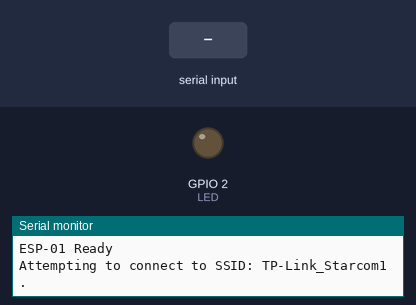
Recording of a sketch running on a simulated ESP8266 (NodeMCU). Parts: output pins drawn as LEDs (lit = HIGH), the last lines printed to the serial monitor. The test bench sets the inputs (shaded band). WiFi joins after 1.5 s; servers stay silent unless stated.

Above: at 0.1 s.
At 10.8 s:
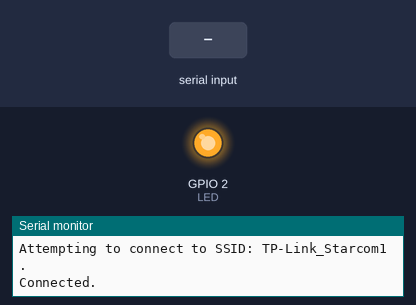
10.9 s: "1\n" received over Serial
Timing chart, 0 to 13.9 s (numbered marks = the images above; inputs shaded):
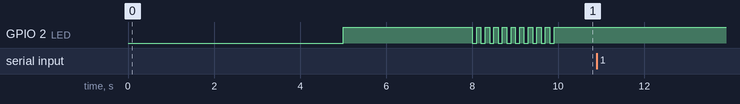

The sketch:

DHT_STM32_ESP8266_Thinkspeak.ino
```cpp
// (licence header left out)
// #include <ESP8266WiFi.h>
// #include <stdio.h>
// #include <stdint.h>
// #define LED 2
// #define RX_BUF_SIZE 10  //for UART
// #include "secrets.h"
// #include "ThingSpeak.h"  // always include thingspeak header file after other header files and custom macros


// volatile char rxData[RX_BUF_SIZE];
// char buffer[RX_BUF_SIZE];
// uint8_t idx = 0;

// char ssid[] = SECRET_SSID;  // your network SSID (name)
// char pass[] = SECRET_PASS;  // your network password
// int keyIndex = 0;           // your network key Index number (needed only for WEP)
// WiFiClient client;

// unsigned long myChannelNumber = SECRET_CH_ID;
// const char* myWriteAPIKey = SECRET_WRITE_APIKEY;

// int number = 0;

// void setup()
// {
//   Serial.begin(9600);  // Initialize serial
//   while (!Serial)
//   {
//     ;  // wait for serial port to connect. Needed for Leonardo native USB port only
//   }
//   Serial.println("ESP-01 Ready");
//   pinMode(LED, OUTPUT);

//   WiFi.mode(WIFI_STA);
//   ThingSpeak.begin(client);  // Initialize ThingSpeak
// }

// void loop()
// {

//   // Connect or reconnect to WiFi
//   if (WiFi.status() != WL_CONNECTED)
//   {
//     Serial.print("Attempting to connect to SSID: ");
//     Serial.println(SECRET_SSID);
//     while (WiFi.status() != WL_CONNECTED)
//     {
//       WiFi.begin(ssid, pass);  // Connect to WPA/WPA2 network. Change this line if using open or WEP network
//       digitalWrite(LED, LOW);
//       Serial.print(".");
//       delay(5000);
//     }
//     digitalWrite(LED, HIGH);
//     delay(3000);
//     for (int i = 0; i < 10; i++)
//     {
//       digitalWrite(LED, LOW);
//       delay(100);
//       digitalWrite(LED, HIGH);
//       delay(100);
//     }
//     digitalWrite(LED, HIGH);
//     Serial.println("\nConnected.");
//   }

//   while (Serial.available())
//   {
//     char c = Serial.read();

//     if (c == '\n' || c == '\r')
//     {
//       if (idx > 0)
//       {
//         rxData[idx] = '\0';

//         // Copy from volatile → normal buffer
//         memcpy(buffer, (const char*)rxData, idx + 1); // include '\0'

//         Serial.print("Received String: ");
//         Serial.println(buffer);
//         // Write to ThingSpeak. There are up to 8 fields in a channel, allowing you to store up to 8 different
//         // pieces of information in a channel.  Here, we write to field 1.
//         int x = ThingSpeak.writeField(myChannelNumber, 1, String(buffer), myWriteAPIKey);
//         if (x == 200)
//         {
//           Serial.println("Channel update successful.");
//           digitalWrite(LED, LOW);
//           delay(100);
//           digitalWrite(LED, HIGH);
//           delay(100);
//         }
//         else
//         {
//           Serial.println("Problem updating channel. HTTP error code " + String(x));
//         }
//         idx = 0;
//       }
//       delay(20000);  // Wait 20 seconds to update the channel again
//     }
//     else
//     {
//       if (idx < RX_BUF_SIZE - 1)
//       {
//         rxData[idx++] = c;
//       }
//     }
//   }
// }

//01_START.----The below code is working-------------
/*
It uses if condition to send data to thinkspeak for every 20 seconds
the 20 seconds are not alligned
so im trying to allign in 02 code which i will write below
*/
// #include <ESP8266WiFi.h>
// #include <stdio.h>
// #include <stdint.h>
// #define LED 2
// #define RX_BUF_SIZE 64

// volatile char rxBuffer[RX_BUF_SIZE];
// volatile uint8_t head = 0;
// volatile uint8_t tail = 0;
// #include "secrets.h"
// #include "ThingSpeak.h"  // always include thingspeak header file after other header files and custom macros


// volatile char rxData[RX_BUF_SIZE];
// char buffer[RX_BUF_SIZE];
// uint8_t idx = 0;

// char ssid[] = SECRET_SSID;  // your network SSID (name)
// char pass[] = SECRET_PASS;  // your network password
// int keyIndex = 0;           // your network key Index number (needed only for WEP)
// WiFiClient client;

// unsigned long myChannelNumber = SECRET_CH_ID;
// const char* myWriteAPIKey = SECRET_WRITE_APIKEY;

// int number = 0;

// unsigned long lastUpdateTime = 0;
// const unsigned long updateInterval = 20000;  // 20 seconds

// void setup()
// {
//   Serial.begin(9600);  // Debug (USB)
//                        // Serial.swap();          // Optional if using alternate pins
//   while (!Serial)
//   {
//     ;  // wait for serial port to connect. Needed for Leonardo native USB port only
//   }
//   Serial.println("ESP-01 Ready");
//   pinMode(LED, OUTPUT);

//   WiFi.mode(WIFI_STA);
//   ThingSpeak.begin(client);  // Initialize ThingSpeak
// }

// void loop()
// {

//   // Connect or reconnect to WiFi
//   if (WiFi.status() != WL_CONNECTED)
//   {
//     Serial.print("Attempting to connect to SSID: ");
//     Serial.println(SECRET_SSID);
//     while (WiFi.status() != WL_CONNECTED)
//     {
//       WiFi.begin(ssid, pass);  // Connect to WPA/WPA2 network. Change this line if using open or WEP network
//       digitalWrite(LED, LOW);
//       Serial.print(".");
//       delay(5000);
//     }
//     digitalWrite(LED, HIGH);
//     delay(3000);
//     for (int i = 0; i < 10; i++)
//     {
//       digitalWrite(LED, LOW);
//       delay(100);
//       digitalWrite(LED, HIGH);
//       delay(100);
//     }
//     digitalWrite(LED, HIGH);
//     Serial.println("\nConnected.");
//   }

//   char data[RX_BUF_SIZE];
//   static char latestData[RX_BUF_SIZE];

//   if (getLine(data))
//   {
//     Serial.print("Received: ");
//     Serial.println(data);
//     strcpy(latestData, data);  // keep latest

//     // Check timing
//     if (millis() - lastUpdateTime >= updateInterval)
//     {
//       int x = ThingSpeak.writeField(myChannelNumber, 1, String(latestData), myWriteAPIKey);

//       if (x == 200)
//       {
//         Serial.println("Channel update successful.");
//       }
//       else
//       {
//         Serial.println("Error: " + String(x));
//       }

//       lastUpdateTime = millis();  // update time
//     }
//     else
//     {
//       Serial.println("Skipping upload (rate limit)");
//     }
//   }
// }
// void serialEvent()
// {
//   while (Serial.available())
//   {
//     char c = Serial.read();

//     uint8_t next = (head + 1) % RX_BUF_SIZE;

//     if (next != tail)
//     {  // buffer not full
//       rxBuffer[head] = c;
//       head = next;
//     }
//   }
// }
// bool getLine(char* out)
// {
//   static uint8_t idx = 0;

//   while (tail != head)
//   {
//     char c = rxBuffer[tail];
//     tail = (tail + 1) % RX_BUF_SIZE;

//     if (c == '\n' || c == '\r')
//     {
//       if (idx > 0)
//       {
//         out[idx] = '\0';
//         idx = 0;
//         return true;  // full string ready
//       }
//     }
//     else
//     {
//       if (idx < RX_BUF_SIZE - 1)
//       {
//         out[idx++] = c;
//       }
//     }
//   }
//   return false;
// }
//01_END.----The above code is working-------------


//02_START.----The below code is working-------------
/*
It uses if condition to send data to thinkspeak for every 20 seconds
here im trying to allign the 20 seconds
*/
/*
The below code Receives data tru UART from STM32 for every 5 seconds and uploades the latest data for every 20 seconds to
*/
#include <ESP8266WiFi.h>
#include <stdio.h>
#include <stdint.h>
#define LED 2 //  Onboard Blue LED
#define RX_BUF_SIZE 64

volatile char rxBuffer[RX_BUF_SIZE];
volatile uint8_t head = 0;
volatile uint8_t tail = 0;
#include "secrets.h"
#include "ThingSpeak.h"  // always include thingspeak header file after other header files and custom macros


volatile char rxData[RX_BUF_SIZE];
char buffer[RX_BUF_SIZE];
uint8_t idx = 0;

char ssid[] = SECRET_SSID;  // your network SSID (name)
char pass[] = SECRET_PASS;  // your network password
int keyIndex = 0;           // your network key Index number (needed only for WEP)
WiFiClient client;

unsigned long myChannelNumber = SECRET_CH_ID;
const char* myWriteAPIKey = SECRET_WRITE_APIKEY;

int number = 0;

unsigned long lastUpdateTime = 0;
const unsigned long updateInterval = 20000;  // 20 seconds

  char data[RX_BUF_SIZE];
  static char latestData[RX_BUF_SIZE];

void setup()
{
  Serial.begin(9600);  // Debug (USB)
                       // Serial.swap();          // Optional if using alternate pins
  while (!Serial)
  {
    ;  // wait for serial port to connect. Needed for Leonardo native USB port only
  }
  Serial.println("ESP-01 Ready");
  pinMode(LED, OUTPUT);

  WiFi.mode(WIFI_STA);
  ThingSpeak.begin(client);  // Initialize ThingSpeak
}

void loop()
{

  // Connect or reconnect to WiFi
  if (WiFi.status() != WL_CONNECTED)
  {
    Serial.print("Attempting to connect to SSID: ");
    Serial.println(SECRET_SSID);
    while (WiFi.status() != WL_CONNECTED)
    {
      WiFi.begin(ssid, pass);  // Connect to WPA/WPA2 network. Change this line if using open or WEP network
      digitalWrite(LED, LOW);
      Serial.print(".");
      delay(5000);
    }
    digitalWrite(LED, HIGH);
    delay(3000);
    for (int i = 0; i < 10; i++)
    {
      digitalWrite(LED, LOW);
      delay(100);
      digitalWrite(LED, HIGH);
      delay(100);
    }
    digitalWrite(LED, HIGH);
    Serial.println("\nConnected.");
  }

  // char data[RX_BUF_SIZE];
  // static char latestData[RX_BUF_SIZE];

  if (getLine(data))
  {
    Serial.print("Received: ");
    Serial.println(data);
    strcpy(latestData, data);  // keep latest
  }
    // Check timing
    if (millis() - lastUpdateTime >= updateInterval)
    {
      lastUpdateTime = millis();  // update time

      int x = ThingSpeak.writeField(myChannelNumber, 1, String(latestData), myWriteAPIKey);

      if (x == 200)
      {
        Serial.print("Channel update successful. -> ");
        Serial.print("Uploaded Data: ");
        Serial.println(latestData);
      }
      else
      {
        Serial.println("Error: " + String(x));
      }
    }
    // else
    // {
    //   Serial.println("Skipping upload (rate limit)");
    // }
}
void serialEvent()
{
  while (Serial.available())
  {
    char c = Serial.read();

    uint8_t next = (head + 1) % RX_BUF_SIZE;

    if (next != tail)
    {  // buffer not full
      rxBuffer[head] = c;
      head = next;
    }
  }
}
bool getLine(char* out)
{
  static uint8_t idx = 0;

  while (tail != head)
  {
    char c = rxBuffer[tail];
    tail = (tail + 1) % RX_BUF_SIZE;

    if (c == '\n' || c == '\r')
    {
      if (idx > 0)
      {
        out[idx] = '\0';
        idx = 0;
        return true;  // full string ready
      }
    }
    else
    {
      if (idx < RX_BUF_SIZE - 1)
      {
        out[idx++] = c;
      }
    }
  }
  return false;
}
//02_END.----The above code is working-------------
```

secrets.h
```cpp
// Use this file to store all of the private credentials
// and connection details

#define SECRET_SSID "TP-Link_Starcom1"		// replace MySSID with your WiFi network name
#define SECRET_PASS "STRcom@24"	// replace MyPassword with your WiFi password

#define SECRET_CH_ID 3213425			//  #define SECRET_CH_ID 0000000 replace 0000000 with your channel number
#define SECRET_WRITE_APIKEY "0MDE0DU2GJN55ICQ"   // #define SECRET_WRITE_APIKEY "XYZ" replace XYZ with your channel write API Key
```
